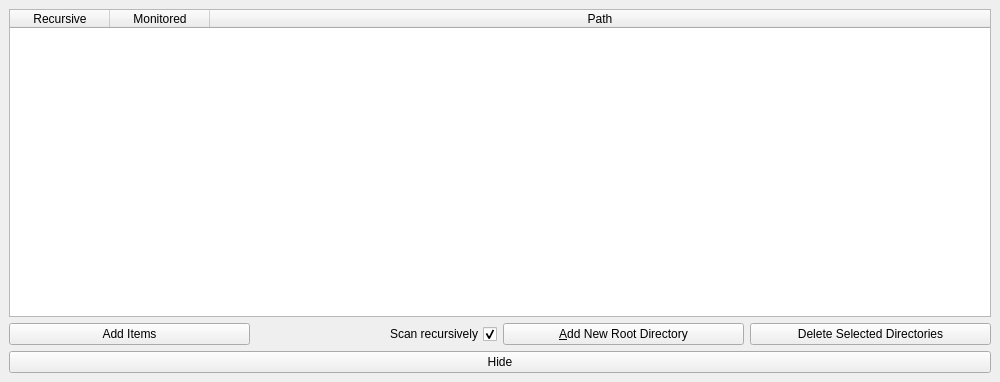
<?xml version="1.0" encoding="UTF-8"?>
<ui version="4.0">
 <class>MediaServerWindow</class>
 <widget class="QMainWindow" name="MediaServerWindow">
  <property name="geometry">
   <rect>
    <x>0</x>
    <y>0</y>
    <width>1000</width>
    <height>382</height>
   </rect>
  </property>
  <property name="minimumSize">
   <size>
    <width>360</width>
    <height>170</height>
   </size>
  </property>
  <property name="windowTitle">
   <string>Simple Media Server Test</string>
  </property>
  <widget class="QWidget" name="centralwidget">
   <layout class="QVBoxLayout" name="verticalLayout">
    <item>
     <widget class="QTableWidget" name="sharedItemsTable">
      <property name="alternatingRowColors">
       <bool>true</bool>
      </property>
      <property name="selectionMode">
       <enum>QAbstractItemView::MultiSelection</enum>
      </property>
      <property name="selectionBehavior">
       <enum>QAbstractItemView::SelectRows</enum>
      </property>
      <property name="sortingEnabled">
       <bool>true</bool>
      </property>
      <attribute name="horizontalHeaderCascadingSectionResizes">
       <bool>true</bool>
      </attribute>
      <attribute name="horizontalHeaderMinimumSectionSize">
       <number>40</number>
      </attribute>
      <attribute name="horizontalHeaderStretchLastSection">
       <bool>true</bool>
      </attribute>
      <attribute name="verticalHeaderVisible">
       <bool>false</bool>
      </attribute>
      <column>
       <property name="text">
        <string>Recursive</string>
       </property>
      </column>
      <column>
       <property name="text">
        <string>Monitored</string>
       </property>
      </column>
      <column>
       <property name="text">
        <string>Path</string>
       </property>
      </column>
     </widget>
    </item>
    <item>
     <layout class="QGridLayout" name="gridLayout">
      <property name="sizeConstraint">
       <enum>QLayout::SetMinimumSize</enum>
      </property>
      <item row="10" column="1">
       <widget class="QPushButton" name="addItemButton">
        <property name="text">
         <string>Add Items</string>
        </property>
       </widget>
      </item>
      <item row="10" column="5">
       <widget class="QPushButton" name="DeleteDirectoriesButton">
        <property name="text">
         <string>Delete Selected Directories</string>
        </property>
       </widget>
      </item>
      <item row="10" column="2">
       <widget class="QCheckBox" name="scanRecursivelyCheckbox">
        <property name="layoutDirection">
         <enum>Qt::RightToLeft</enum>
        </property>
        <property name="text">
         <string>Scan recursively</string>
        </property>
        <property name="checked">
         <bool>true</bool>
        </property>
       </widget>
      </item>
      <item row="10" column="4">
       <widget class="QPushButton" name="addContentButton">
        <property name="text">
         <string>&amp;Add New Root Directory</string>
        </property>
       </widget>
      </item>
     </layout>
    </item>
    <item>
     <widget class="QPushButton" name="HideWindowButton">
      <property name="text">
       <string>Hide</string>
      </property>
     </widget>
    </item>
   </layout>
  </widget>
 </widget>
 <resources/>
 <connections/>
</ui>
